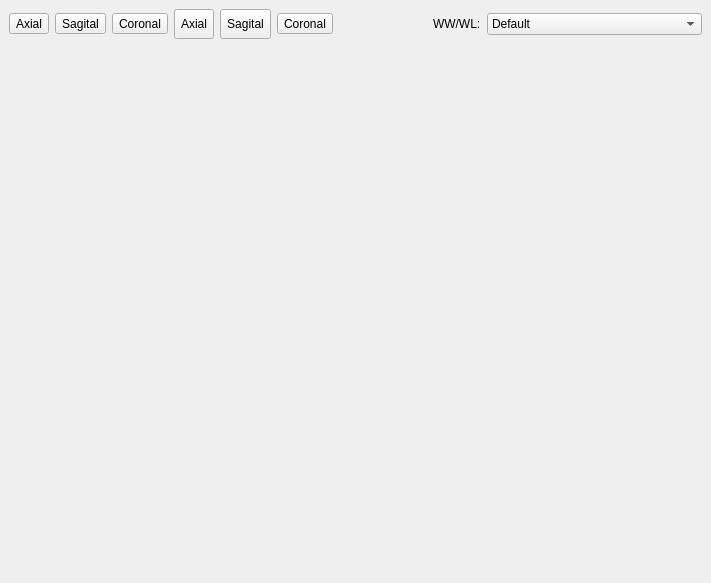
<ui version="4.0" >
 <author></author>
 <comment></comment>
 <exportmacro></exportmacro>
 <class>QMPR3DExtensionBase</class>
 <widget class="QWidget" name="QMPR3DExtensionBase" >
  <property name="geometry" >
   <rect>
    <x>0</x>
    <y>0</y>
    <width>711</width>
    <height>583</height>
   </rect>
  </property>
  <property name="windowTitle" >
   <string>Form1</string>
  </property>
  <layout class="QVBoxLayout" >
   <property name="margin" >
    <number>9</number>
   </property>
   <property name="spacing" >
    <number>6</number>
   </property>
   <item>
    <layout class="QHBoxLayout" >
     <property name="margin" >
      <number>0</number>
     </property>
     <property name="spacing" >
      <number>6</number>
     </property>
     <item>
      <layout class="QHBoxLayout" >
       <property name="margin" >
        <number>0</number>
       </property>
       <property name="spacing" >
        <number>6</number>
       </property>
       <item>
        <widget class="QToolButton" name="m_axialViewEnabledButton" >
         <property name="text" >
          <string>Axial</string>
         </property>
         <property name="checkable" >
          <bool>true</bool>
         </property>
        </widget>
       </item>
       <item>
        <widget class="QToolButton" name="m_sagitalViewEnabledButton" >
         <property name="text" >
          <string>Sagital</string>
         </property>
         <property name="checkable" >
          <bool>true</bool>
         </property>
        </widget>
       </item>
       <item>
        <widget class="QToolButton" name="m_coronalViewEnabledButton" >
         <property name="text" >
          <string>Coronal</string>
         </property>
         <property name="checkable" >
          <bool>true</bool>
         </property>
        </widget>
       </item>
      </layout>
     </item>
     <item>
      <layout class="QHBoxLayout" >
       <property name="margin" >
        <number>0</number>
       </property>
       <property name="spacing" >
        <number>6</number>
       </property>
       <item>
        <widget class="QToolButton" name="m_axialOrientationButton" >
         <property name="sizePolicy" >
          <sizepolicy>
           <hsizetype>1</hsizetype>
           <vsizetype>1</vsizetype>
           <horstretch>0</horstretch>
           <verstretch>0</verstretch>
          </sizepolicy>
         </property>
         <property name="text" >
          <string>Axial</string>
         </property>
        </widget>
       </item>
       <item>
        <widget class="QToolButton" name="m_sagitalOrientationButton" >
         <property name="sizePolicy" >
          <sizepolicy>
           <hsizetype>1</hsizetype>
           <vsizetype>1</vsizetype>
           <horstretch>0</horstretch>
           <verstretch>0</verstretch>
          </sizepolicy>
         </property>
         <property name="text" >
          <string>Sagital</string>
         </property>
        </widget>
       </item>
       <item>
        <widget class="QToolButton" name="m_coronalOrientationButton" >
         <property name="text" >
          <string>Coronal</string>
         </property>
         <property name="checkable" >
          <bool>false</bool>
         </property>
        </widget>
       </item>
      </layout>
     </item>
     <item>
      <spacer>
       <property name="orientation" >
        <enum>Qt::Horizontal</enum>
       </property>
       <property name="sizeType" >
        <enum>QSizePolicy::Expanding</enum>
       </property>
       <property name="sizeHint" >
        <size>
         <width>171</width>
         <height>30</height>
        </size>
       </property>
      </spacer>
     </item>
     <item>
      <layout class="QHBoxLayout" >
       <property name="margin" >
        <number>0</number>
       </property>
       <property name="spacing" >
        <number>6</number>
       </property>
       <item>
        <widget class="QLabel" name="label" >
         <property name="text" >
          <string>WW/WL:</string>
         </property>
        </widget>
       </item>
       <item>
        <widget class="QComboBox" name="m_windowLevelAdjustmentComboBox" >
         <item>
          <property name="text" >
           <string>Default</string>
          </property>
         </item>
         <item>
          <property name="text" >
           <string>CT Bone  </string>
          </property>
         </item>
         <item>
          <property name="text" >
           <string>CT Lung</string>
          </property>
         </item>
         <item>
          <property name="text" >
           <string>CT Soft Tissues , noncontrast</string>
          </property>
         </item>
         <item>
          <property name="text" >
           <string>CT Liver , noncontrast</string>
          </property>
         </item>
         <item>
          <property name="text" >
           <string>CT Soft Tissues , medium contrast</string>
          </property>
         </item>
         <item>
          <property name="text" >
           <string>CT Liver , medium contrast</string>
          </property>
         </item>
         <item>
          <property name="text" >
           <string>CT Neck , medium contrast</string>
          </property>
         </item>
         <item>
          <property name="text" >
           <string>Angiography</string>
          </property>
         </item>
         <item>
          <property name="text" >
           <string>Osteoporosis</string>
          </property>
         </item>
         <item>
          <property name="text" >
           <string>Emphysema</string>
          </property>
         </item>
         <item>
          <property name="text" >
           <string>Petrous Bone</string>
          </property>
         </item>
         <item>
          <property name="text" >
           <string>Custom</string>
          </property>
         </item>
        </widget>
       </item>
      </layout>
     </item>
    </layout>
   </item>
   <item>
    <widget class="udg::Q3DMPRViewer" name="m_mpr3DView" >
     <property name="sizePolicy" >
      <sizepolicy>
       <hsizetype>7</hsizetype>
       <vsizetype>7</vsizetype>
       <horstretch>0</horstretch>
       <verstretch>0</verstretch>
      </sizepolicy>
     </property>
     <property name="minimumSize" >
      <size>
       <width>16</width>
       <height>16</height>
      </size>
     </property>
    </widget>
   </item>
  </layout>
 </widget>
 <layoutdefault spacing="6" margin="11" />
 <pixmapfunction></pixmapfunction>
 <customwidgets>
  <customwidget>
   <class>udg::Q3DMPRViewer</class>
   <extends>QFrame</extends>
   <header>q3dmprviewer.h</header>
   <container>0</container>
   <pixmap></pixmap>
  </customwidget>
 </customwidgets>
 <resources/>
 <connections/>
</ui>
